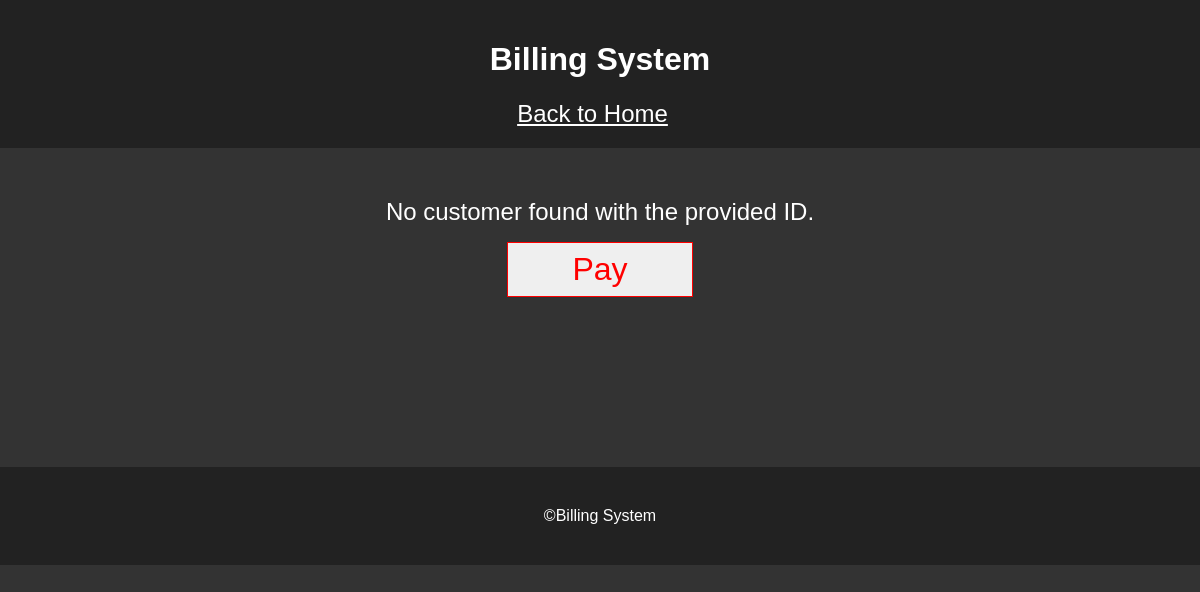
The app's page /customer-home/13/, older data.
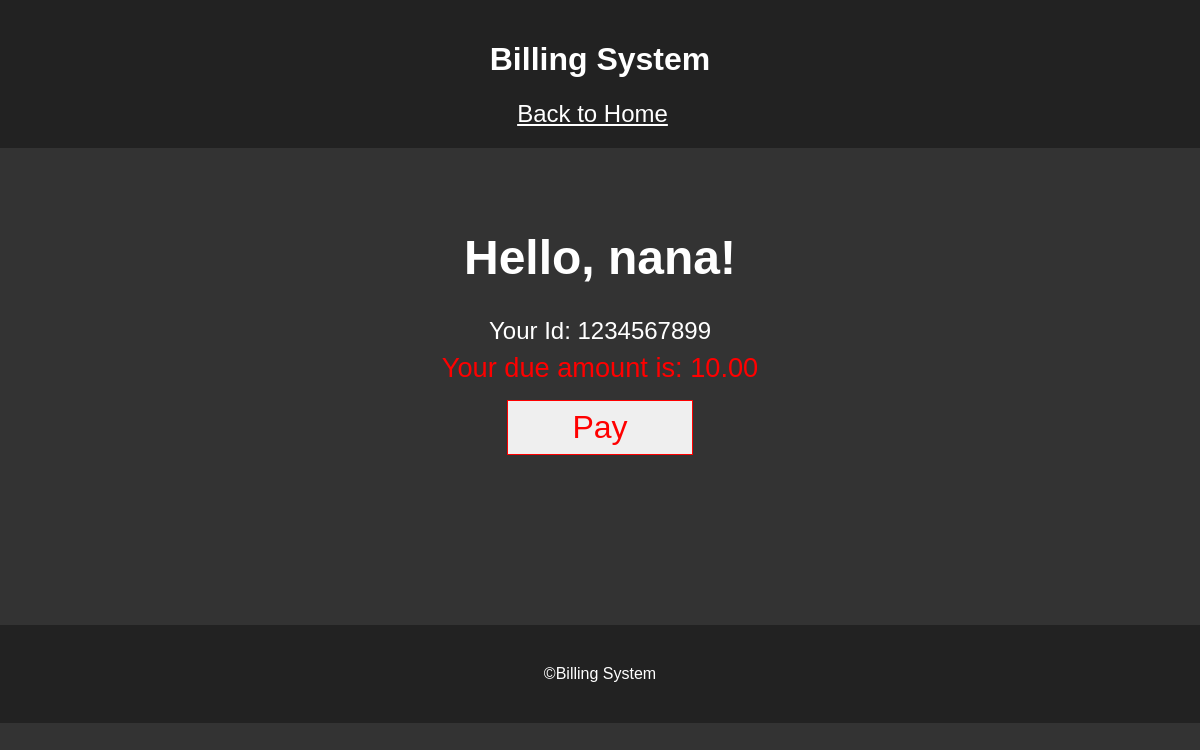
The same page, newer data.
### billing/models.py (models this page shows)
class Customer(models.Model):
    customer_number = models.CharField(max_length=100, unique=True)
    name = models.CharField(max_length=100)
    address = models.TextField()
    due_amount = models.DecimalField(max_digits=10, decimal_places=2, default=0)
    class Meta:
        app_label = 'billing'

### billing/views.py (the view)
# urls.py: path('customer-home/<int:customer_id>/', views.customer_home, name='customer_home'),
def customer_home(request, customer_id):
    try:
        customer = Customer.objects.get(id=customer_id)
    except Customer.DoesNotExist:
        customer = None
    context = {'customer': customer}
    return render(request, 'billing/customer_home.html', context)

### billing/templates/billing/customer_home.html (shortened to what this page needs)
{% extends 'base.html' %} {% block content %}
<div class="customer-home">
  {% if customer %}
  <h1>Hello, {{ customer.name }}!</h1>
  <p>Your Id: {{ customer.customer_number }}</p>
  <p class="red">Your due amount is: {{ customer.due_amount }}</p>
  {% else %}
  <p>No customer found with the provided ID.</p>
  {% endif %}
  <form method="post" action="{% url 'pay_due_amount' customer.id %}">
    <input type="submit" value="Pay" class="btn">
</form>
</div>
{% endblock %}

Row changes from the older to the newer data that the page shows:
added Customer: name "nana", customer_number "1234567899", due_amount "10.00"
Text that changed along with them:
text no longer shown: "No customer found with the provided ID."
text now shown: "Hello, ! Your Id: Your due amount is:"
